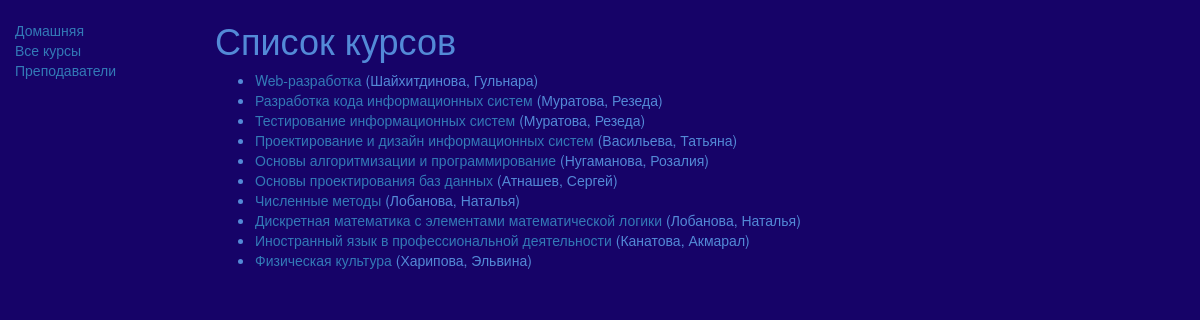
/firstapp/course/, run on the app's committed database.
### firstapp/models.py (models this page shows, shortened)
class course(models.Model):
    title = models.CharField(max_length=200)
    teacher = models.ForeignKey('Teacher', on_delete=models.SET_NULL, null=True)
    summary = models.TextField(max_length=1000, help_text="Введите описание учебного курса")
    faculty = models.ManyToManyField(faculty, help_text="Выберете факультет")
    def get_absolute_url(self):
        return reverse('данные о курсе', args=[str(self.id)])
    def display_faculty(self):
           return ','.join([ faculty.name for  faculty in self.faculty.all() [:3] ])
    display_faculty.short_description = 'Faculty'

class teacher(models.Model):
    first_name = models.CharField(max_length=100)
    last_name = models.CharField(max_length=100)
    date_of_birth = models.DateField(null=True, blank=True)
    def __str__(self):
        return '%s, %s' % (self.last_name, self.first_name)

### firstapp/views.py (the view)
class courseListView(generic.ListView):
    model = course

### firstapp/templates/firstapp/course_list.html
{% extends "base_generic.html" %}
{% block content %}
<h1>Список курсов</h1>
{% if course_list %}
<ul>
{% for course in course_list %}
<li>
<a href="{{ course.get_absolute_url }}">{{ course.title }}</a>
({{course.teacher}})
</li>
{% endfor %}
</ul>
{% else %}
<p>Курсы отсутствуют.</p>
{% endif %}
{% endblock %}

### firstapp/templates/base_generic.html (shortened to what this page needs)
<!DOCTYPE html>
<head>
 <link rel="stylesheet"
href="https://maxcdn.bootstrapcdn.com/bootstrap/3.3.7/css/bootstrap.min.css">
 {% load static %}
 <link rel="stylesheet" href="{% static 'css/styles.css' %}">
</head>
<body style="background: #160368; color: rgb(83, 138, 215);">
 <div class="container-fluid">
 <div class="row">
 <div class="col-sm-2">
 {% block sidebar %}
 <ul class="sidebar-nav">
 <li><a href="{% url 'index' %}">Домашняя</a></li>
 <li><a href="{% url 'course' %}">Все курсы</a></li>
 <li><a href="{% url 'teacher' %}">Преподаватели</a></li>
 </ul>
 {% endblock %}
 </div>
 <div class="col-sm-10 ">
 {% block content %}{% endblock %}
 </div>
 </div>
 </div>
</body>
</html>

### firstapp/static/css/styles.css (style rules this page uses)
.sidebar-nav { margin-top: 20px; padding: 0; list-style: none; bgcolor: "GreenYellow" }

### data on the page
course: title "Web-разработка", teacher "Шайхитдинова, Гульнара"
course: title "Разработка кода информационных систем", teacher "Муратова, Резеда"
course: title "Тестирование информационных систем", teacher "Муратова, Резеда"
course: title "Проектирование и дизайн информационных систем", teacher "Васильева, Татьяна"
course: title "Основы алгоритмизации и программирование", teacher "Нугаманова, Розалия"
course: title "Основы проектирования баз данных", teacher "Атнашев, Сергей"
course: title "Численные методы", teacher "Лобанова, Наталья"
course: title "Дискретная математика с элементами математической логики", teacher "Лобанова, Наталья"
course: title "Иностранный язык в профессиональной деятельности", teacher "Канатова, Акмарал"
course: title "Физическая культура", teacher "Харипова, Эльвина"
